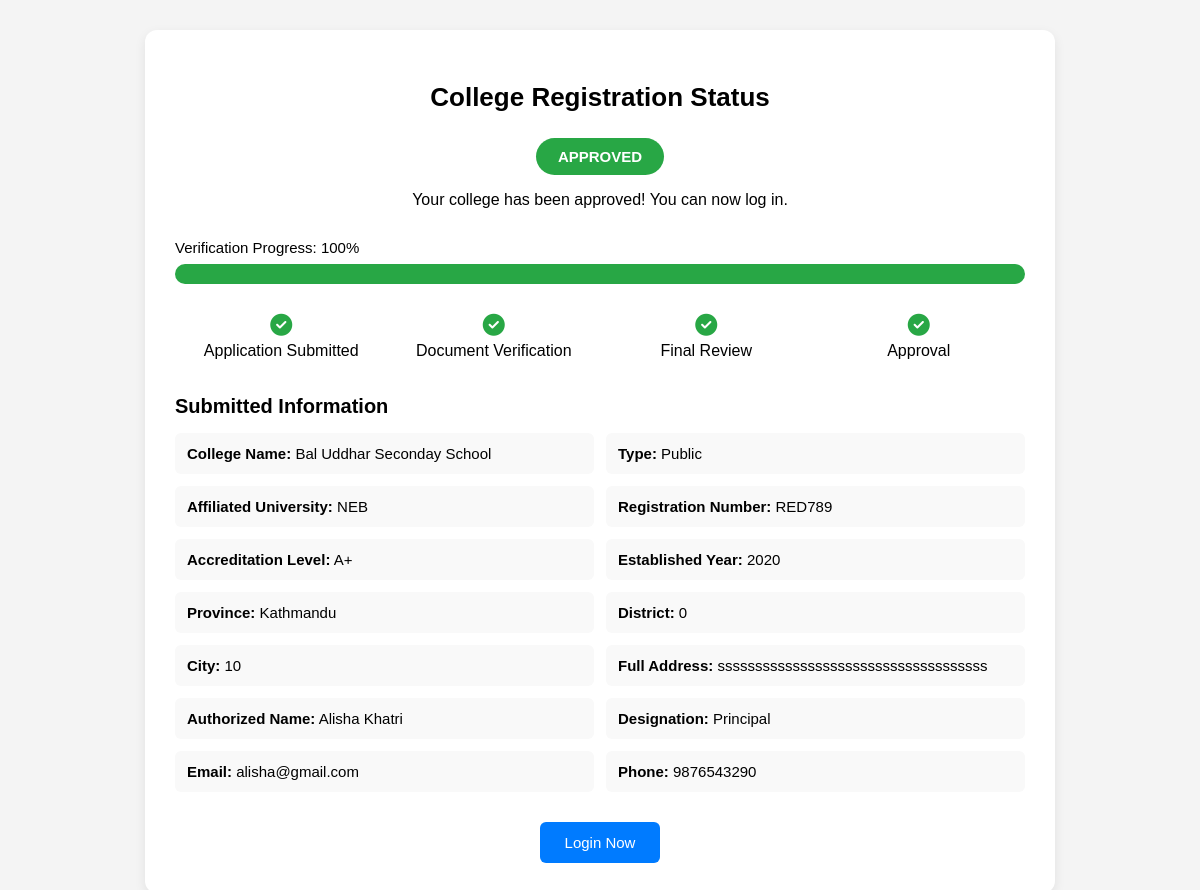
/html/College/statuscolumn.php?id=11, run on the app's committed database.
### tables this page shows
CREATE TABLE `colleges` (
  `college_id` int(11) NOT NULL,
  `college_name` varchar(255) NOT NULL,
  `college_type` enum('Public','Private','Autonomous') NOT NULL,
  `affiliated_university` varchar(255) NOT NULL,
  `registration_number` varchar(100) NOT NULL,
  `accreditation_level` varchar(5) DEFAULT NULL,
  `established_year` year(4) NOT NULL,
  `province` varchar(100) NOT NULL,
  `district` varchar(100) NOT NULL,
  `city` varchar(100) NOT NULL,
  `full_address` text NOT NULL,
  `website` varchar(255) DEFAULT NULL,
  `authorized_name` varchar(150) NOT NULL,
  `designation` enum('Placement Officer','HOD','Principal') NOT NULL,
  `authorized_email` varchar(150) NOT NULL,
  `authorized_phone` varchar(20) NOT NULL,
  `alternate_phone` varchar(20) DEFAULT NULL,
  `username` varchar(100) NOT NULL,
  `password` varchar(255) NOT NULL,
  `status` enum('Pending','Approved','Rejected') DEFAULT 'Pending',
  `created_at` timestamp NOT NULL DEFAULT current_timestamp()
);

### html/College/statuscolumn.php (the view, shortened to what this page needs)
<?php
include 'collegedb_connection.php';
$college_id = $_GET['id']
              ?? $_SESSION['college_id']
              ?? null;
$sql = "SELECT * FROM colleges WHERE college_id = '$college_id'";
$result = mysqli_query($conn, $sql);
$college = mysqli_fetch_assoc($result);
$status = $college['status'];
?>
<!DOCTYPE html>
<html lang="en">
<head>
<link rel="stylesheet" href="https://cdnjs.cloudflare.com/ajax/libs/font-awesome/6.5.0/css/all.min.css">
</head>
<body>
<div class="container">
    <h2>College Registration Status</h2>
    <div class="status-box">
        <div class="status-badge <?php echo strtolower($status); ?>">
            <?php echo strtoupper($status); ?>
        </div>
        <?php if ($status == 'Pending') { ?>
            <p>Your registration is under review. This usually takes 1–2 business days.</p>
        <?php } elseif ($status == 'Approved') { ?>
            <p>Your college has been approved! You can now log in.</p>
        <?php } else { ?>
            <p>Your registration was rejected. Please contact the admin.</p>
        <?php } ?>
    </div>
    <div class="progress-container">
        <div class="progress-label">
            Verification Progress:
            <?php
                echo $status == 'Approved' ? '100%' :
                     ($status == 'Pending' ? '60%' : '0%');
            ?>
        </div>
        <div class="progress-bar">
            <div class="progress-fill" style="width:
                <?php
                    echo $status == 'Approved' ? '100%' :
                         ($status == 'Pending' ? '60%' : '20%');
                ?>;">
            </div>
        </div>
    </div>
    <div class="steps">
        <div class="step completed">
            <i class="fa-solid fa-check-circle"></i>
            Application Submitted
        </div>
        <div class="step <?php echo ($status != 'Pending') ? 'completed' : ''; ?>">
            <i class="<?php echo ($status != 'Pending') ? 'fa-solid fa-check-circle' : 'fa-regular fa-circle'; ?>"></i>
            Document Verification
        </div>
        <div class="step <?php echo ($status == 'Approved') ? 'completed' : ''; ?>">
            <i class="<?php echo ($status == 'Approved') ? 'fa-solid fa-check-circle' : 'fa-regular fa-circle'; ?>"></i>
            Final Review
        </div>
        <div class="step <?php echo ($status == 'Approved') ? 'completed' : ''; ?>">
            <i class="<?php echo ($status == 'Approved') ? 'fa-solid fa-check-circle' : 'fa-regular fa-circle'; ?>"></i>
            Approval
        </div>
    </div>
    <div class="info-box">
        <h3>Submitted Information</h3>
        <div class="info-grid">
            <div class="info-item"><span>College Name:</span> <?php echo $college['college_name']; ?></div>
            <div class="info-item"><span>Type:</span> <?php echo $college['college_type']; ?></div>
            <div class="info-item"><span>Affiliated University:</span> <?php echo $college['affiliated_university']; ?></div>
            <div class="info-item"><span>Registration Number:</span> <?php echo $college['registration_number']; ?></div>
            <div class="info-item"><span>Accreditation Level:</span> <?php echo $college['accreditation_level']; ?></div>
            <div class="info-item"><span>Established Year:</span> <?php echo $college['established_year']; ?></div>
            <div class="info-item"><span>Province:</span> <?php echo $college['province']; ?></div>
            <div class="info-item"><span>District:</span> <?php echo $college['district']; ?></div>
            <div class="info-item"><span>City:</span> <?php echo $college['city']; ?></div>
            <div class="info-item"><span>Full Address:</span> <?php echo $college['full_address']; ?></div>
            <div class="info-item"><span>Authorized Name:</span> <?php echo $college['authorized_name']; ?></div>
            <div class="info-item"><span>Designation:</span> <?php echo $college['designation']; ?></div>
            <div class="info-item"><span>Email:</span> <?php echo $college['authorized_email']; ?></div>
            <div class="info-item"><span>Phone:</span> <?php echo $college['authorized_phone']; ?></div>
        </div>
    </div>
    <?php if ($status == 'Pending') { ?>
        <button class="button" onclick="location.reload()">Check Status Again</button>
    <?php } elseif ($status == 'Approved') { ?>
        <button class="button" onclick="window.location.href='Login.php'">Login Now</button>
    <?php } else { ?>
        <button class="button" onclick="window.location.href='mailto:admin@support.com'">Contact Admin</button>
    <?php } ?>
</div>
</body>
</html>

### html/College/statuscolumn.php (style rules this page uses)
body { font-family: "Poppins", sans-serif; background: #f4f4f4; margin: 0; padding: 30px; }
.container { max-width: 850px; margin: auto; background: #fff; padding: 30px; border-radius: 12px; box-shadow: 0 4px 12px rgba(0,0,0,0.08); }
h2 { text-align: center; margin-bottom: 25px; font-size: 26px; font-weight: 600; }
.status-box { text-align: center; margin-bottom: 30px; }
.status-badge { display: inline-block; padding: 10px 22px; border-radius: 25px; font-weight: 600; color: #fff; font-size: 15px; }
.status-badge.approved { background: #28a745; }
.progress-container { margin-bottom: 30px; }
.progress-label { margin-bottom: 8px; font-weight: 500; font-size: 15px; }
.progress-bar { width: 100%; height: 20px; background: #e5e5e5; border-radius: 10px; overflow: hidden; }
.progress-fill { height: 100%; background: #28a745; text-align: right; padding-right: 8px; color: #fff; font-weight: 600; line-height: 20px; font-size: 13px; }
.steps { display: flex; justify-content: space-between; margin-bottom: 35px; }
.step { flex: 1; text-align: center; position: relative; }
.step:not(:last-child)::after { content: ""; position: absolute; top: 14px; right: -50%; width: 100%; height: 3px; background: #ddd; z-index: -1; }
.step i { display: block; font-size: 22px; margin-bottom: 6px; color: #ccc; }
.step.completed i { color: #28a745; }
.info-box { margin-bottom: 30px; }
.info-box h3 { margin-bottom: 15px; font-size: 20px; font-weight: 600; }
.info-grid { display: grid; grid-template-columns: 1fr 1fr; gap: 12px; }
.info-item { background: #f9f9f9; padding: 12px; border-radius: 6px; font-size: 15px; }
.info-item span { font-weight: 600; }
.button { display: block; width: fit-content; margin: 20px auto 0; padding: 12px 25px; border: none; border-radius: 6px; background: #007bff; color: #fff; font-size: 15px; cursor: pointer; text-decoration: none; }

### data on the page
colleges: status "APPROVED", college_name "Bal Uddhar Seconday School", college_type "Public", affiliated_university "NEB", registration_number "RED789", accreditation_level "A+", established_year "2020", province "Kathmandu", district "0", city "10", full_address "ssssssssssssssssssssssssssssssssssss", authorized_name "Alisha Khatri", designation "Principal", authorized_email "alisha@gmail.com", authorized_phone "9876543290"
